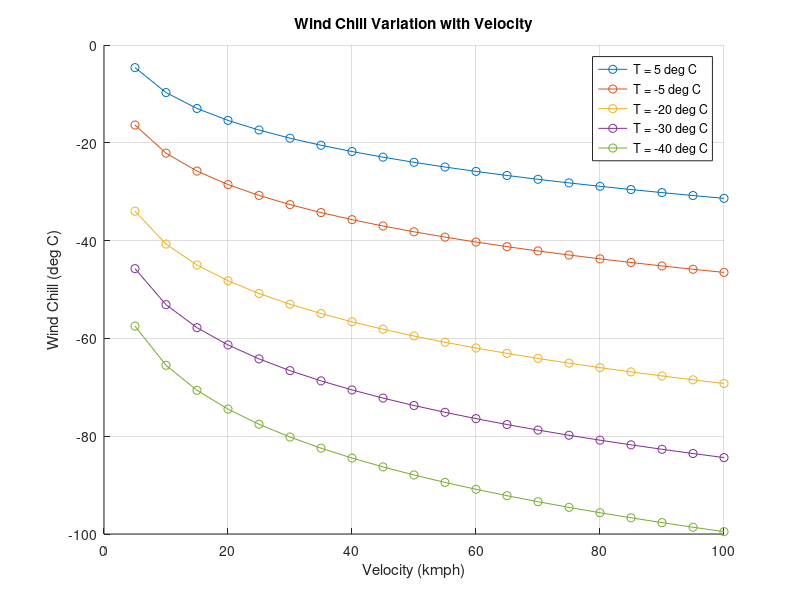

The MATLAB script that drew this image:
clear; clc; close all;

% Description: Create tables and plots of wind chill data

wc = @(T,V) 0.4275*T.*V.^(0.16) + 35.74 - 35.74*V.^(0.16) + 0.6215*T;

V = 5:5:100;
T = 5:-5:-40;

% Print table
fprintf('T deg C');
for i = 1:numel(T)
    fprintf('%6d',T(i));
end
fprintf('\nV(kmph)\n');
for j = 1:numel(V)
    fprintf('%7d',V(j))
    for i = 1:numel(T)
        fprintf('%6.0f',wc(T(i),V(j)))
    end
fprintf('\n');
end

% Plot graph
V = 5:5:100;
T = [5 -5 -20 -30 -40];
figure(1)
xlabel('Velocity (kmph)')
ylabel('Wind Chill (deg C)')
hold on
for i = 1:numel(T)
    plot(V,wc(T(i),V),'-o','DisplayName',sprintf('T = %d deg C',T(i)))
end
title('Wind Chill Variation with Velocity')
legend show
grid on
